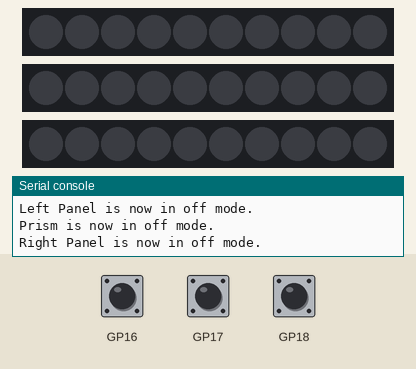
A program run on a simulated Raspberry Pi Pico running CircuitPython. Parts: 3 × 10 RGB LEDs in strip order, left to right, the last lines printed to the serial console. The test bench sets the inputs (shaded band); at power-on: GP16 HIGH, GP17 HIGH, GP18 HIGH. Dim RGB values are drawn brighter than linear; random numbers come from a fixed seed; the clock reads 2024-03-15 10:24:30 at power-on unless the program sets it.

Above: at 2.1 s.
2.2 s: GP16 pulled LOW for 0.15 s
At 3.1 s:
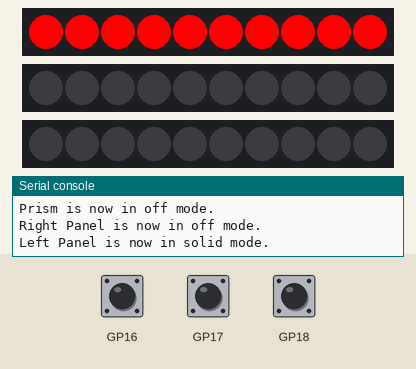
4.2 s: GP17 pulled LOW for 0.15 s
At 5.8 s:
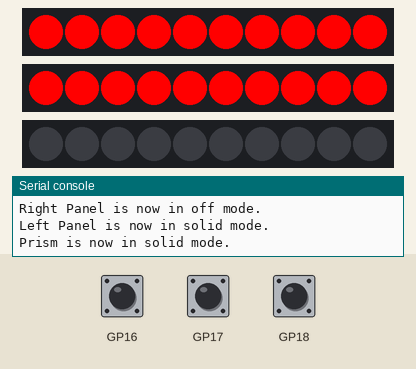
6.1 s: GP18 pulled LOW for 0.15 s
At 7.3 s:
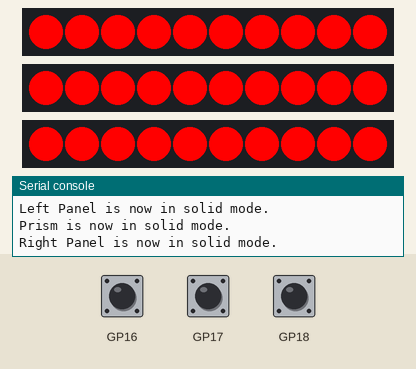
8.1 s: GP16 pulled LOW for 1 s
At 11.5 s:
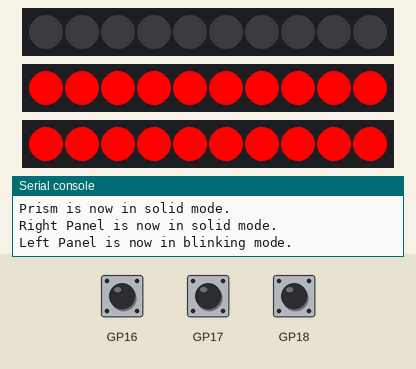
12.1 s: GP17 pulled LOW for 1 s
At 15.8 s:
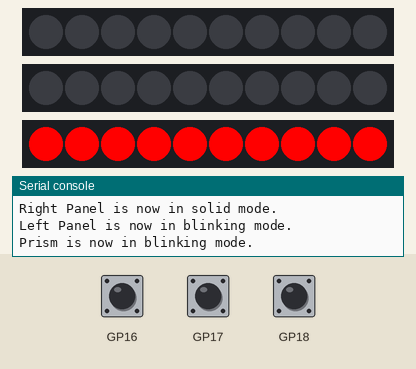
16.1 s: GP16 pulled LOW for 0.15 s
At 17.05 s:
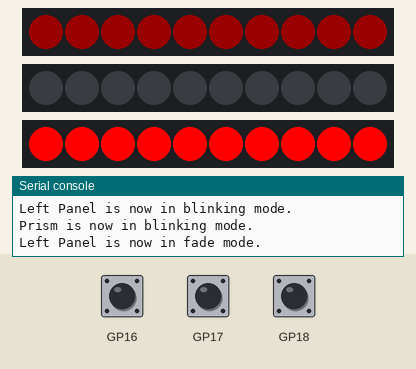
Timing chart, 0 to 19.1 s (numbered marks = the images above; inputs shaded):
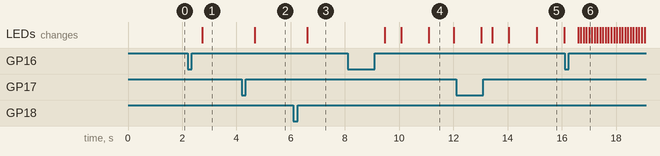

Measured:
- after the input at 2.2 s, the LEDs: change after 0.54 s (image 1)
- after the input at 4.2 s, the LEDs: change after 0.47 s (image 2)
- after the input at 6.1 s, the LEDs: change after 0.50 s (image 3)
- after the input at 8.1 s, the LEDs: change after 1.4 s (image 4)
- what the display in image 4 shows lasts 0.9 s, from 11.1 s to 12.0 s
- what the display in image 5 shows lasts 1.0 s, from 15.1 s to 16.1 s

The program:

code.py
```python
import board
import neopixel
import time
import random
import digitalio

class EffectManager:
    def __init__(self, pin, num_pixels, button_pin, name):
        self.strip = neopixel.NeoPixel(pin, num_pixels, auto_write=False)
        self.button = digitalio.DigitalInOut(button_pin)
        self.button.direction = digitalio.Direction.INPUT
        self.button.pull = digitalio.Pull.UP
        self.mode_list = ['off', 'solid', 'blinking', 'fade', 'random']
        self.current_mode = -1  # Will be set to 0 on the first button press
        self.fade_value = 0
        self.fade_direction = 1  # 1 for increasing brightness, -1 for decreasing
        self.solid_color = (255, 0, 0)
        self.name = name  # Name of the zone
        self.prev_button_state = True  # Initially released

    def check_button(self):
        current_button_state = self.button.value
        if self.prev_button_state and not current_button_state:
            # Button was just pressed
            pass
        elif not self.prev_button_state and current_button_state:
            # Button was just released
            self.next_mode()
        self.prev_button_state = current_button_state

    def next_mode(self):
        self.current_mode = (self.current_mode + 1) % len(self.mode_list)
        print(f"{self.name} is now in {self.mode_list[self.current_mode]} mode.")
        time.sleep(0.3)  # Simple debounce

    def run_effect(self):
        self.check_button()
        mode = self.mode_list[self.current_mode]

        if mode == 'off':
            self.strip.fill((0, 0, 0))
        elif mode == 'solid':
            self.strip.fill(self.solid_color)
        elif mode == 'blinking':
            if int(time.time()) % 2 == 0:
                self.strip.fill(self.solid_color)
            else:
                self.strip.fill((0, 0, 0))
        elif mode == 'fade':
            self.fade_value += self.fade_direction * 5
            if self.fade_value > 255 or self.fade_value < 0:
                self.fade_direction *= -1
            self.strip.fill((self.fade_value, 0, 0))
        elif mode == 'random':
            for i in range(len(self.strip)):
                self.strip[i] = (random.randint(0, 255), random.randint(0, 255), random.randint(0, 255))

        self.strip.show()

# Initialize Effect Managers
left_panel = EffectManager(board.GP0, 10, board.GP16, "Left Panel")
prism = EffectManager(board.GP1, 10, board.GP17, "Prism")
right_panel = EffectManager(board.GP2, 10, board.GP18, "Right Panel")

# Simulate button press to set initial modes
left_panel.next_mode()
prism.next_mode()
right_panel.next_mode()

while True:
    # Run effects based on current modes
    left_panel.run_effect()
    prism.run_effect()
    right_panel.run_effect()

    time.sleep(0.1)  # Pause for a bit
```
